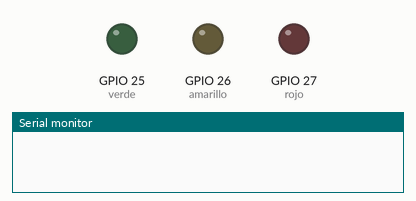
Recording of a sketch running on a simulated ESP32. Parts: output pins drawn as LEDs (lit = HIGH), the last lines printed to the serial monitor. Random numbers use the default seed unless the sketch sets one.

Above: at 0.0 s.
At 1.1 s:
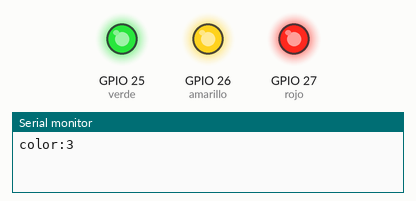
At 12.2 s:
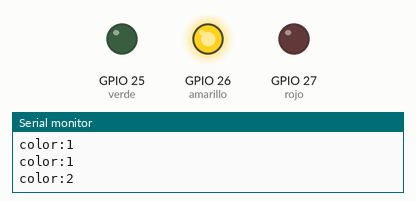
At 16.2 s:
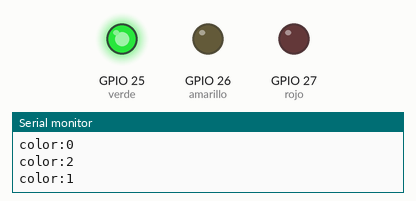
At 32.2 s:
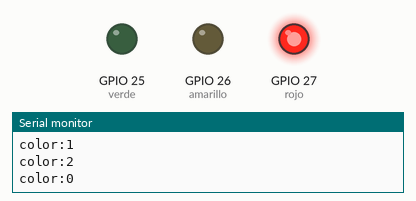
Timing chart, 0 to 40.1 s (numbered marks = the images above):
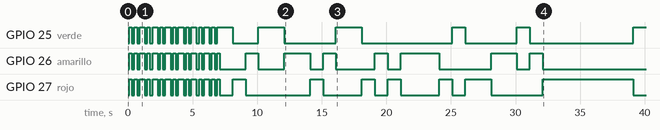

The sketch:

Ejerciciosemaforoscolas.ino
```cpp
#include "data.h"
#define rojo 27
#define amarillo 26
#define verde 25
QueueHandle_t myQueue;


void setup() {
  pinMode(rojo, OUTPUT);// Asignamos los pines digitales
  pinMode(amarillo, OUTPUT);
  pinMode(verde, OUTPUT);
  myQueue = xQueueCreate(30, sizeof(LedCommand));
  Serial.begin(115200);
  delay(100);
  xTaskCreatePinnedToCore(
    productor,     // Referencia a la funcion que vamos a ejecutar
    "Task_Core1",  // Nombre para la funcion, sirve solamente para propositos de debugging
    4096,          // Tamaño del stack la tarea
    NULL,          // Parametro que recibe la funcion que le vamos a pasar
    1,             // Prioridad de la tarea
    NULL,          // no es importante
    1              // El core donde queremos que corra la task (0/1)
  );

  xTaskCreatePinnedToCore(
    consumidor,     // Referencia a la funcion que vamos a ejecutar
    "Task_Core2",  // Nombre para la funcion, sirve solamente para propositos de debugging
    4096,          // Tamaño del stack la tarea
    NULL,          // Parametro que recibe la funcion que le vamos a pasar
    1,             // Prioridad de la tarea
    NULL,          // no es importante
    0              // El core donde queremos que corra la task (0/1)
  );


}

void productor(void *parameter){
  for (;;) {
    LedCommand random= randomCommand();
    if(random == LED_BLINK){//Si el random es LED_BLINK lo manda al frente de la cola
      xQueueSendToFront(myQueue, &random, 0);
    }
    else{//Si no es LED_BLINK solo lo envia mientras haya espacio en la cola
      xQueueSend(myQueue, &random, portMAX_DELAY);
    }


  }
}
void consumidor(void *parameter){
  for (;;) {
    LedCommand colores;
    xQueueReceive(myQueue, &colores, portMAX_DELAY);
    Serial.printf("color:");
    Serial.println(colores);
    if(colores == LED_RED)
    {
      digitalWrite(rojo, HIGH);
      delay(1000);
      digitalWrite(rojo, LOW);
    }
    if(colores == LED_GREEN)
    {
      digitalWrite(verde, HIGH);
      delay(1000);
      digitalWrite(verde, LOW);
    }
    if(colores == LED_YELLOW)
    {
      digitalWrite(amarillo, HIGH);
      delay(1000);
      digitalWrite(amarillo, LOW);
    }
   if(colores == LED_BLINK)//En esta condicion con LED_BLINK hace parpadear todos los leds durante un segundo
    {
      digitalWrite(rojo, HIGH);
      digitalWrite(verde, HIGH);
      digitalWrite(amarillo, HIGH);
      delay(200);
      digitalWrite(rojo, LOW);
      digitalWrite(verde, LOW);
      digitalWrite(amarillo, LOW);
      delay(200);
      digitalWrite(rojo, HIGH);
      digitalWrite(verde, HIGH);
      digitalWrite(amarillo, HIGH);
      delay(200);
      digitalWrite(rojo, LOW);
      digitalWrite(verde, LOW);
      digitalWrite(amarillo, LOW);
      delay(200);
      digitalWrite(rojo, HIGH);
      digitalWrite(verde, HIGH);
      digitalWrite(amarillo, HIGH);
      delay(200);
      digitalWrite(rojo, LOW);
      digitalWrite(verde, LOW);
      digitalWrite(amarillo, LOW);
    }
  }
}
void loop() {
}
```

data.cpp
```cpp
#include "data.h"

LedCommand ledCommands[50] = {
    LED_GREEN, LED_RED, LED_BLINK, LED_YELLOW, LED_GREEN,
    LED_RED, LED_BLINK, LED_GREEN, LED_YELLOW, LED_RED,
    LED_BLINK, LED_GREEN, LED_YELLOW, LED_RED, LED_GREEN,
    LED_BLINK, LED_YELLOW, LED_RED, LED_GREEN, LED_BLINK,
    LED_YELLOW, LED_RED, LED_GREEN, LED_BLINK, LED_YELLOW,
    LED_RED, LED_GREEN, LED_BLINK, LED_YELLOW, LED_RED,
    LED_GREEN, LED_BLINK, LED_YELLOW, LED_RED, LED_GREEN,
    LED_BLINK, LED_YELLOW, LED_RED, LED_GREEN, LED_BLINK,
    LED_YELLOW, LED_RED, LED_GREEN, LED_BLINK, LED_YELLOW,
    LED_RED, LED_GREEN, LED_BLINK, LED_YELLOW, LED_RED};

LedCommand randomCommand()
{
    return ledCommands[random(0, 50)];
}
```

data.h
```cpp
#ifndef DATA_H
#define DATA_H

#include <Arduino.h>

enum LedCommand
{
    LED_RED,    // Enciende el LED rojo
    LED_GREEN,  // Enciende el LED verde
    LED_YELLOW, // Enciende el LED amarillo
    LED_BLINK   // Parpadean los 3 LEDs
};

// Devuelve un comando LED aleatorio
LedCommand randomCommand();

#endif
```

Measured:
- by itself, GPIO 25 (verde): LOW → HIGH at 0.10 s, → LOW 0.20 s later, → HIGH 0.20 s later, → LOW 0.20 s later, … (39 changes in this stretch)
- by itself, GPIO 26 (amarillo): LOW → HIGH at 0.10 s, → LOW 0.20 s later, → HIGH 0.20 s later, → LOW 0.20 s later, … (44 changes in this stretch)
- by itself, GPIO 27 (rojo): LOW → HIGH at 0.10 s, → LOW 0.20 s later, → HIGH 0.20 s later, → LOW 0.20 s later, … (44 changes in this stretch)
